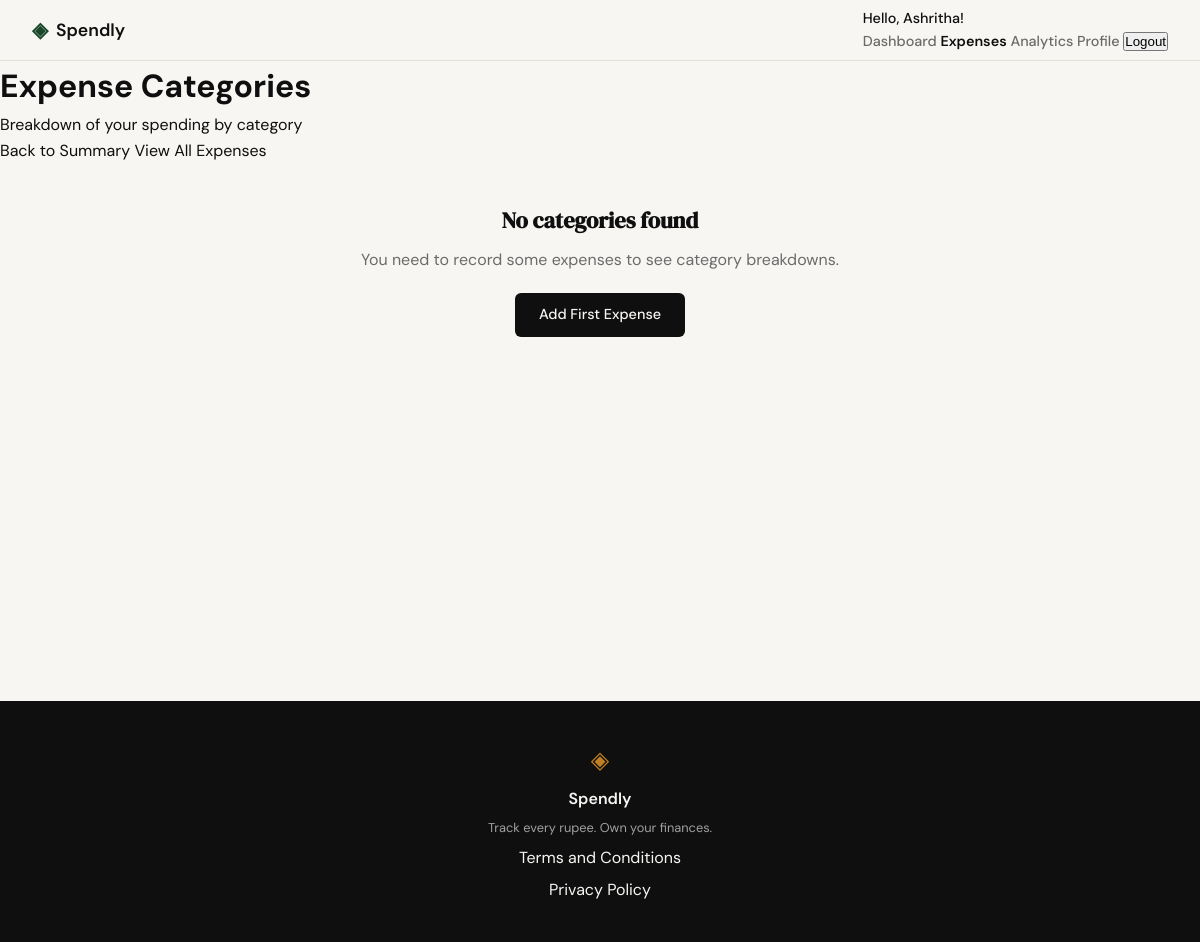
The app's page /expenses/categories (signed in), older data.
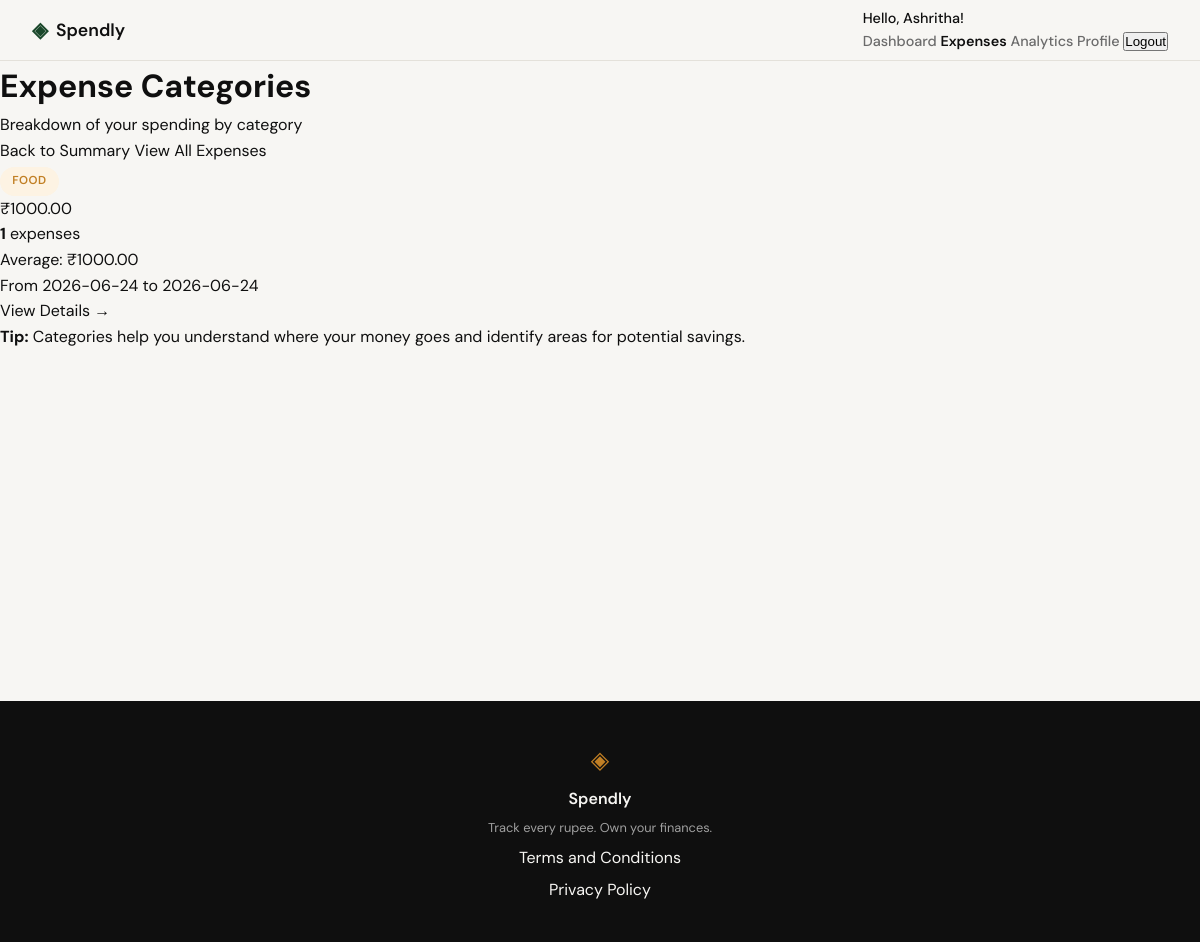
The same page, newer data.
### tables this page shows
CREATE TABLE expenses (
            id INTEGER PRIMARY KEY AUTOINCREMENT,
            user_id INTEGER NOT NULL,
            amount REAL NOT NULL,
            category TEXT NOT NULL,
            date TEXT NOT NULL,
            description TEXT,
            created_at TEXT DEFAULT CURRENT_TIMESTAMP,
            FOREIGN KEY (user_id) REFERENCES users (id)
        );

### app.py (the view)
@app.route("/expenses/categories")
@login_required
def categories_overview():
    user_id = session.get('user_id')
    conn = get_db()
    try:
        cursor = conn.cursor()
        cursor.execute(
            """SELECT
                   category,
                   COUNT(*) as expense_count,
                   SUM(amount) as total_amount,
                   AVG(amount) as avg_amount,
                   MIN(date) as first_expense,
                   MAX(date) as last_expense
               FROM expenses
               WHERE user_id = ?
               GROUP BY category
               ORDER BY total_amount DESC""",
            (user_id,)
        )
        categories = cursor.fetchall()
        return render_template(
            "categories_overview.html",
            categories=categories
        )
    except Exception as e:
        return render_template("error.html", error="Unable to load categories"), 500
    finally:
        conn.close()

### app.py (called while the page is built)
def login_required(f):
    @wraps(f)
    def decorated_function(*args, **kwargs):
        if 'user_id' not in session:
            return redirect(url_for('login'))
        return f(*args, **kwargs)
    return decorated_function

### database/db.py (called while the page is built)
def get_db():
    conn = sqlite3.connect('spendly.db')
    conn.row_factory = sqlite3.Row
    conn.execute('PRAGMA foreign_keys = ON')
    return conn

### templates/categories_overview.html (shortened to what this page needs)
{% extends "base.html" %}
{% block content %}
<div class="categories-overview-container">
    <div class="categories-overview-header">
        <h1>Expense Categories</h1>
        <p>Breakdown of your spending by category</p>
        <div class="categories-overview-actions">
            <a href="{{ url_for('expenses_summary') }}" class="btn btn-outline">Back to Summary</a>
            <a href="{{ url_for('expenses') }}" class="btn btn-secondary">View All Expenses</a>
        </div>
    </div>
    {% if categories|length > 0 %}
    <div class="categories-grid">
        {% for category in categories %}
        <div class="category-card">
            <div class="category-card-header">
                <h3>
                    <span class="category-tag category-{{ category.category|lower|replace(' ', '-') }}">
                        {{ category.category }}
                    </span>
                </h3>
                <p class="category-total">₹{{ "%.2f"|format(category.total_amount or 0) }}</p>
            </div>
            <div class="category-card-body">
                <p><strong>{{ category.expense_count }}</strong> expenses</p>
                <p>Average: ₹{{ "%.2f"|format(category.avg_amount or 0) }}</p>
                {% if category.first_expense and category.last_expense %}
                <p>From {{ category.first_expense }} to {{ category.last_expense }}</p>
                {% endif %}
            </div>
            <div class="category-card-footer">
                <a href="{{ url_for('category_detail', category=category.category) }}" class="btn btn-link">View Details →</a>
            </div>
        </div>
        {% endfor %}
    </div>
    <div class="insights-note">
        <p><strong>Tip:</strong> Categories help you understand where your money goes and identify areas for potential savings.</p>
    </div>
    {% else %}
    <div class="empty-state">
        <h2>No categories found</h2>
        <p>You need to record some expenses to see category breakdowns.</p>
        <a href="{{ url_for('add_expense') }}" class="btn btn-primary">Add First Expense</a>
    </div>
    {% endif %}
</div>
{% endblock %}

Row changes from the older to the newer data that the page shows:
added expenses: category "FOOD", amount "1000.00", expense_count "1", first_expense "2026-06-24", last_expense "2026-06-24"
Text that changed along with them:
text no longer shown: "No categories found You need to record some expenses to see category breakdowns. Add First Expense"
text now shown: "Tip: Categories help you understand where your money goes and identify areas for potential savings."
